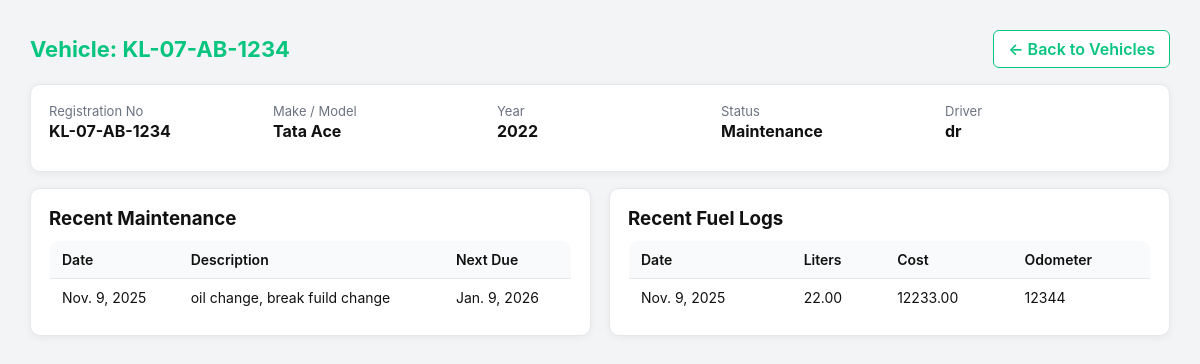
Screenshot of /vehicles/1/ (signed in) with the database file from the repository.
### vehiapp/models.py (models this page shows, shortened)
class Vehicle(models.Model):
    STATUS_CHOICES = [('active','Active'),('inactive','Inactive'),('maintenance','Maintenance')]
    registration_no = models.CharField(max_length=30, unique=True)
    make = models.CharField(max_length=50, blank=True)
    model = models.CharField(max_length=50, blank=True)
    year = models.PositiveSmallIntegerField(null=True, blank=True)
    status = models.CharField(max_length=20, choices=STATUS_CHOICES, default='active')
    current_driver = models.ForeignKey(User, null=True, blank=True, on_delete=models.SET_NULL, related_name='assigned_vehicles')
    latitude  = models.DecimalField(max_digits=9, decimal_places=6, null=True, blank=True)
    longitude = models.DecimalField(max_digits=9, decimal_places=6, null=True, blank=True)
    last_location_time = models.DateTimeField(null=True, blank=True)

class MaintenanceLog(models.Model):
    vehicle = models.ForeignKey(Vehicle, on_delete=models.CASCADE, related_name='maintenance_logs')
    description = models.TextField()
    date = models.DateField()
    next_due = models.DateField(null=True, blank=True)
    created_by = models.ForeignKey(User, on_delete=models.SET_NULL, null=True)

class FuelLog(models.Model):
    vehicle = models.ForeignKey(Vehicle, on_delete=models.CASCADE, related_name='fuel_logs')
    date = models.DateField()
    liters = models.DecimalField(max_digits=8, decimal_places=2)
    cost = models.DecimalField(max_digits=10, decimal_places=2)
    odometer = models.PositiveIntegerField(null=True, blank=True)
    created_by = models.ForeignKey(User, on_delete=models.SET_NULL, null=True)

### vehiapp/views.py (the view)
# urls.py: path('vehicles/<int:pk>/', views.vehicle_detail, name='vehicle_detail'),
@role_required('admin', 'staff', 'driver')
def vehicle_detail(request, pk):
    v = get_object_or_404(Vehicle, pk=pk)
    role = get_user_role(request.user)
    if role == "driver" and v.current_driver_id != request.user.id and not is_app_admin(request.user):
        raise PermissionDenied
    maintenance = v.maintenance_logs.order_by("-date")[:10]
    fuel = v.fuel_logs.order_by("-date")[:10]
    return render(request, "vehicles/detail.html", {
        "vehicle": v,
        "maintenance": maintenance,
        "fuel_logs": fuel,
    })

### vehiapp/views.py (called while the page is built)
def is_app_admin(user):
    if not user or not user.is_authenticated:
        return False
    if user.is_superuser:
        return True
    try:
        role = getattr(user, "profile").role
        return (role or "").lower() == "admin"
    except Exception:
        return False

def get_user_role(user):
    try:
        return (getattr(user, "profile").role or "").lower()
    except Exception:
        return None

def role_required(*allowed_roles):
    allowed_roles = tuple((r or "").lower() for r in allowed_roles)
    def decorator(view_func):
        @wraps(view_func)
        @login_required(login_url='login')
        def _wrapped(request, *args, **kwargs):
            if request.user.is_superuser or is_app_admin(request.user):
                return view_func(request, *args, **kwargs)
            role = get_user_role(request.user)
            if role in allowed_roles:
                return view_func(request, *args, **kwargs)
            raise PermissionDenied
        return _wrapped
    return decorator

### vehiapp/templates/vehicles/detail.html (shortened to what this page needs)
{% load static %}
<!DOCTYPE html>
<html lang="en">
<head>
  <link href="{% static 'css/vehidetail.css' %}" rel="stylesheet">
</head>
<body>
  <div class="top-bar">
    <h1>Vehicle: {{ vehicle.registration_no }}</h1>
    <a href="{% url 'vehicle_list' %}" class="btn secondary">← Back to Vehicles</a>
  </div>
  <div class="card">
    <div class="row">
      <div class="col">
        <div class="label">Registration No</div>
        <div class="value">{{ vehicle.registration_no }}</div>
      </div>
      <div class="col">
        <div class="label">Make / Model</div>
        <div class="value">
          {{ vehicle.make|default:"—" }} {{ vehicle.model|default:"" }}
        </div>
      </div>
      <div class="col">
        <div class="label">Year</div>
        <div class="value">{{ vehicle.year|default:"—" }}</div>
      </div>
      <div class="col">
        <div class="label">Status</div>
        <div class="value">{{ vehicle.get_status_display }}</div>
      </div>
      <div class="col">
        <div class="label">Driver</div>
        <div class="value">{{ vehicle.current_driver.username|default:"—" }}</div>
      </div>
    </div>
  </div>
  <div class="row">
    <div class="col">
      <div class="card">
        <h3 style="margin:0 0 10px">Recent Maintenance</h3>
        <table>
          <thead>
            <tr><th>Date</th><th>Description</th><th>Next Due</th></tr>
          </thead>
          <tbody>
            {% for m in maintenance %}
              <tr>
                <td>{{ m.date }}</td>
                <td>{{ m.description }}</td>
                <td>{{ m.next_due|default:"—" }}</td>
              </tr>
            {% empty %}
              <tr><td colspan="3" class="muted">No maintenance logs.</td></tr>
            {% endfor %}
          </tbody>
        </table>
      </div>
    </div>
    <div class="col">
      <div class="card">
        <h3 style="margin:0 0 10px">Recent Fuel Logs</h3>
        <table>
          <thead>
            <tr><th>Date</th><th>Liters</th><th>Cost</th><th>Odometer</th></tr>
          </thead>
          <tbody>
            {% for f in fuel_logs %}
              <tr>
                <td>{{ f.date }}</td>
                <td>{{ f.liters }}</td>
                <td>{{ f.cost }}</td>
                <td>{{ f.odometer|default:"—" }}</td>
              </tr>
            {% empty %}
              <tr><td colspan="4" class="muted">No fuel logs.</td></tr>
            {% endfor %}
          </tbody>
        </table>
      </div>
    </div>
  </div>
</body>
</html>

### vehiapp/static/css/vehidetail.css (style rules this page uses)
body { font-family: Inter, Arial, sans-serif; background:#f3f4f6; color:#111; margin:0; padding:30px; }
.top-bar { display:flex; justify-content:space-between; align-items:center; margin-bottom:16px; }
h1 { font-size:22px; margin:0; color:#07c57f; }
.btn { background:#07c57f; color:#fff; border:none; padding:8px 14px; border-radius:6px; cursor:pointer; text-decoration:none; font-weight:600; display:inline-block; transition:.2s; }
.btn.secondary { background:#fff; color:#07c57f; border:1px solid #07c57f; }
.row { display:flex; gap:18px; align-items:flex-start; }
.col { flex:1 1 0; }
.card { background:#fff; border:1px solid #e5e7eb; border-radius:10px; box-shadow:0 2px 8px rgba(0,0,0,.05); padding:18px; margin-bottom:16px; }
.label { font-size:13px; color:#6b7280; }
.value { font-weight:700; margin-top:2px; }
table { width:100%; border-collapse:collapse; background:#fff; border:1px solid #e5e7eb; border-radius:10px; overflow:hidden; }
th, td { padding:10px 12px; border-bottom:1px solid #e5e7eb; text-align:left; font-size:14px; }
th { background:#f9fafb; font-weight:600; }

### rows the page displays
Vehicle: registration_no "KL-07-AB-1234", make "Tata", model "Ace", year "2022", status "Maintenance", current_driver.username "dr"
MaintenanceLog: date "Nov. 9, 2025", description "oil change, break fuild change", next_due "Jan. 9, 2026"
FuelLog: date "Nov. 9, 2025", liters "22.00", cost "12233.00", odometer "12344"
